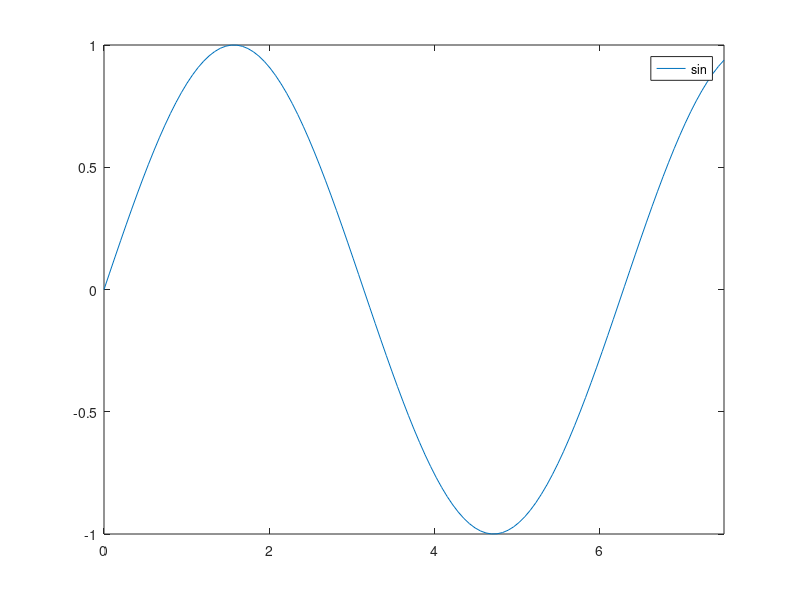

The MATLAB source for this figure:
%Use Octave to solve a pair of simultaneous equations, such as:
%1 x1 + 2 x2 = 5, 
%3 x1 + 4 x2 = 6

A=[1 2;3 4]
b=[5;6]
x=A\b

%Use the program to plot a simple graph: sin(x) in the range 0<x<7.5
fplot(@sin,[0,7.5])

%How to find information about a function?
doc <fn>
doc fplot

%For documenting session
diary on
diary off

%There is a complete user manual available in both html- and pdf-formats, located
%at:
%C:\Program Files\Octave\doc\HTML\liboctave\index.html
%C:\Program Files\Octave\doc\HTML\interpreter\index.html
%C:\Program Files\Octave\doc\PDF\octave.pdf
